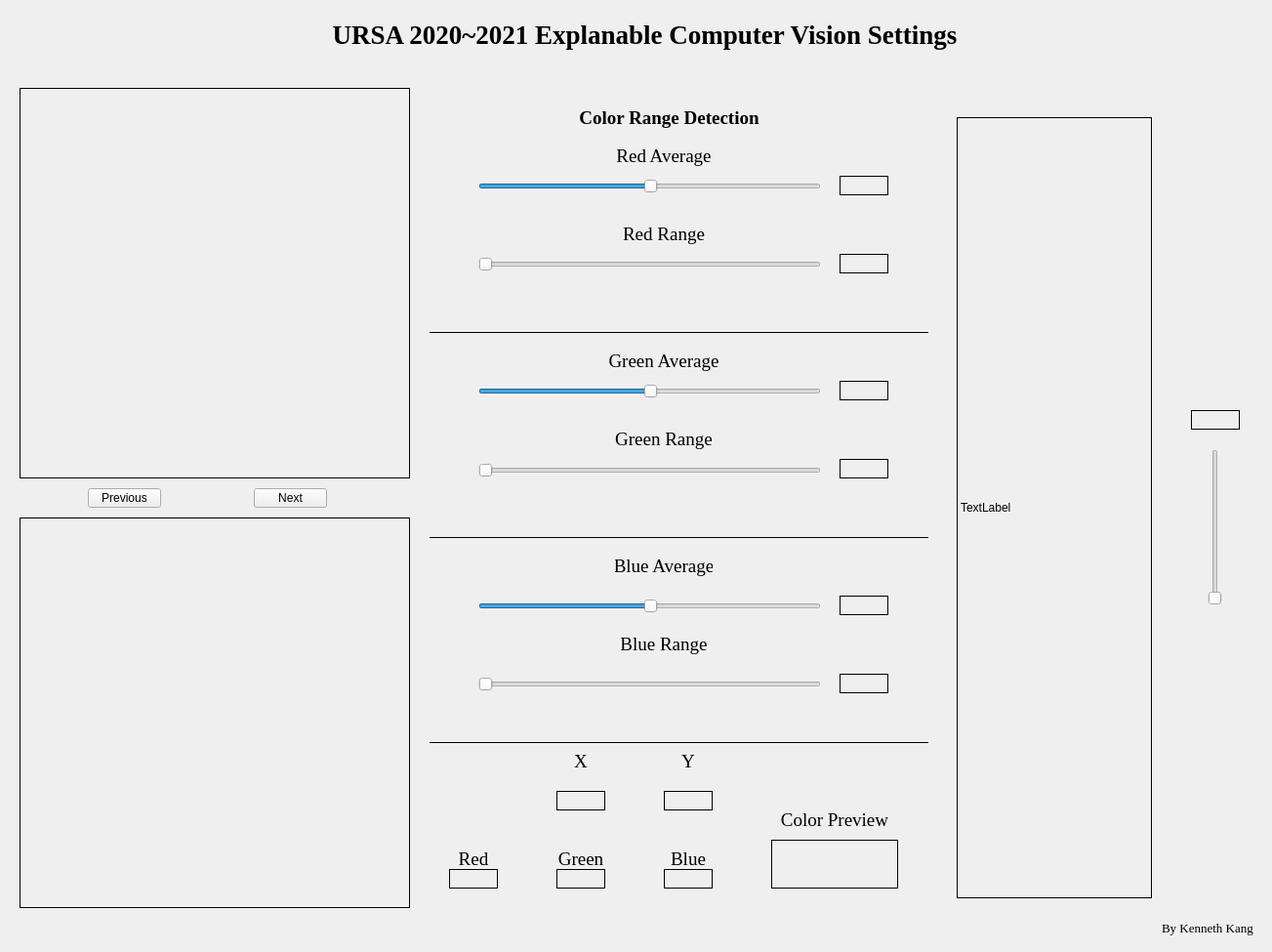
<?xml version="1.0" encoding="UTF-8"?>
<ui version="4.0">
 <class>MainWindow</class>
 <widget class="QMainWindow" name="MainWindow">
  <property name="geometry">
   <rect>
    <x>0</x>
    <y>0</y>
    <width>1303</width>
    <height>975</height>
   </rect>
  </property>
  <property name="windowTitle">
   <string>MainWindow</string>
  </property>
  <widget class="QWidget" name="centralwidget">
   <widget class="QLabel" name="ogImgLbl">
    <property name="geometry">
     <rect>
      <x>20</x>
      <y>90</y>
      <width>400</width>
      <height>400</height>
     </rect>
    </property>
    <property name="frameShape">
     <enum>QFrame::Box</enum>
    </property>
    <property name="text">
     <string/>
    </property>
   </widget>
   <widget class="QLabel" name="executeImgLbl">
    <property name="geometry">
     <rect>
      <x>20</x>
      <y>530</y>
      <width>400</width>
      <height>400</height>
     </rect>
    </property>
    <property name="frameShape">
     <enum>QFrame::Box</enum>
    </property>
    <property name="text">
     <string/>
    </property>
   </widget>
   <widget class="QPushButton" name="nextBtn">
    <property name="geometry">
     <rect>
      <x>260</x>
      <y>500</y>
      <width>75</width>
      <height>20</height>
     </rect>
    </property>
    <property name="text">
     <string>Next</string>
    </property>
   </widget>
   <widget class="QPushButton" name="previousBtn">
    <property name="geometry">
     <rect>
      <x>90</x>
      <y>500</y>
      <width>75</width>
      <height>20</height>
     </rect>
    </property>
    <property name="text">
     <string>Previous</string>
    </property>
   </widget>
   <widget class="QLabel" name="greenAverageText">
    <property name="geometry">
     <rect>
      <x>620</x>
      <y>360</y>
      <width>120</width>
      <height>20</height>
     </rect>
    </property>
    <property name="font">
     <font>
      <family>Times New Roman</family>
      <pointsize>14</pointsize>
      <weight>50</weight>
      <bold>false</bold>
     </font>
    </property>
    <property name="frameShape">
     <enum>QFrame::NoFrame</enum>
    </property>
    <property name="text">
     <string>Green Average</string>
    </property>
    <property name="alignment">
     <set>Qt::AlignCenter</set>
    </property>
   </widget>
   <widget class="QLabel" name="redRangeValue">
    <property name="geometry">
     <rect>
      <x>860</x>
      <y>260</y>
      <width>50</width>
      <height>20</height>
     </rect>
    </property>
    <property name="font">
     <font>
      <family>Times New Roman</family>
      <pointsize>14</pointsize>
     </font>
    </property>
    <property name="frameShape">
     <enum>QFrame::Box</enum>
    </property>
    <property name="text">
     <string/>
    </property>
    <property name="alignment">
     <set>Qt::AlignCenter</set>
    </property>
   </widget>
   <widget class="QLabel" name="greenRangeText">
    <property name="geometry">
     <rect>
      <x>630</x>
      <y>440</y>
      <width>100</width>
      <height>20</height>
     </rect>
    </property>
    <property name="font">
     <font>
      <family>Times New Roman</family>
      <pointsize>14</pointsize>
      <weight>50</weight>
      <bold>false</bold>
     </font>
    </property>
    <property name="frameShape">
     <enum>QFrame::NoFrame</enum>
    </property>
    <property name="text">
     <string>Green Range</string>
    </property>
    <property name="alignment">
     <set>Qt::AlignCenter</set>
    </property>
   </widget>
   <widget class="QSlider" name="greenAverageSlider">
    <property name="geometry">
     <rect>
      <x>490</x>
      <y>390</y>
      <width>351</width>
      <height>22</height>
     </rect>
    </property>
    <property name="maximum">
     <number>255</number>
    </property>
    <property name="value">
     <number>128</number>
    </property>
    <property name="orientation">
     <enum>Qt::Horizontal</enum>
    </property>
   </widget>
   <widget class="QSlider" name="greenRangeSlider">
    <property name="geometry">
     <rect>
      <x>490</x>
      <y>472</y>
      <width>351</width>
      <height>20</height>
     </rect>
    </property>
    <property name="layoutDirection">
     <enum>Qt::LeftToRight</enum>
    </property>
    <property name="maximum">
     <number>127</number>
    </property>
    <property name="value">
     <number>0</number>
    </property>
    <property name="sliderPosition">
     <number>0</number>
    </property>
    <property name="orientation">
     <enum>Qt::Horizontal</enum>
    </property>
   </widget>
   <widget class="QLabel" name="blueAverageText">
    <property name="geometry">
     <rect>
      <x>630</x>
      <y>570</y>
      <width>100</width>
      <height>20</height>
     </rect>
    </property>
    <property name="font">
     <font>
      <family>Times New Roman</family>
      <pointsize>14</pointsize>
      <weight>50</weight>
      <bold>false</bold>
     </font>
    </property>
    <property name="frameShape">
     <enum>QFrame::NoFrame</enum>
    </property>
    <property name="text">
     <string>Blue Average</string>
    </property>
    <property name="alignment">
     <set>Qt::AlignCenter</set>
    </property>
   </widget>
   <widget class="QSlider" name="redRangeSlider">
    <property name="geometry">
     <rect>
      <x>490</x>
      <y>260</y>
      <width>351</width>
      <height>22</height>
     </rect>
    </property>
    <property name="layoutDirection">
     <enum>Qt::LeftToRight</enum>
    </property>
    <property name="maximum">
     <number>127</number>
    </property>
    <property name="value">
     <number>0</number>
    </property>
    <property name="sliderPosition">
     <number>0</number>
    </property>
    <property name="orientation">
     <enum>Qt::Horizontal</enum>
    </property>
   </widget>
   <widget class="QSlider" name="blueRangeSlider">
    <property name="geometry">
     <rect>
      <x>490</x>
      <y>690</y>
      <width>351</width>
      <height>22</height>
     </rect>
    </property>
    <property name="layoutDirection">
     <enum>Qt::LeftToRight</enum>
    </property>
    <property name="maximum">
     <number>127</number>
    </property>
    <property name="sliderPosition">
     <number>0</number>
    </property>
    <property name="orientation">
     <enum>Qt::Horizontal</enum>
    </property>
   </widget>
   <widget class="QSlider" name="blueAverageSlider">
    <property name="geometry">
     <rect>
      <x>490</x>
      <y>610</y>
      <width>351</width>
      <height>22</height>
     </rect>
    </property>
    <property name="maximum">
     <number>255</number>
    </property>
    <property name="value">
     <number>128</number>
    </property>
    <property name="orientation">
     <enum>Qt::Horizontal</enum>
    </property>
   </widget>
   <widget class="Line" name="borderLineWithGB">
    <property name="geometry">
     <rect>
      <x>440</x>
      <y>540</y>
      <width>511</width>
      <height>20</height>
     </rect>
    </property>
    <property name="frameShadow">
     <enum>QFrame::Plain</enum>
    </property>
    <property name="orientation">
     <enum>Qt::Horizontal</enum>
    </property>
   </widget>
   <widget class="QLabel" name="blueRangeText">
    <property name="geometry">
     <rect>
      <x>630</x>
      <y>650</y>
      <width>100</width>
      <height>20</height>
     </rect>
    </property>
    <property name="font">
     <font>
      <family>Times New Roman</family>
      <pointsize>14</pointsize>
      <weight>50</weight>
      <bold>false</bold>
     </font>
    </property>
    <property name="frameShape">
     <enum>QFrame::NoFrame</enum>
    </property>
    <property name="text">
     <string>Blue Range</string>
    </property>
    <property name="alignment">
     <set>Qt::AlignCenter</set>
    </property>
   </widget>
   <widget class="QLabel" name="redRangeText">
    <property name="geometry">
     <rect>
      <x>630</x>
      <y>230</y>
      <width>100</width>
      <height>20</height>
     </rect>
    </property>
    <property name="font">
     <font>
      <family>Times New Roman</family>
      <pointsize>14</pointsize>
      <weight>50</weight>
      <bold>false</bold>
     </font>
    </property>
    <property name="frameShape">
     <enum>QFrame::NoFrame</enum>
    </property>
    <property name="text">
     <string>Red Range</string>
    </property>
    <property name="alignment">
     <set>Qt::AlignCenter</set>
    </property>
   </widget>
   <widget class="QSlider" name="redAverageSlider">
    <property name="geometry">
     <rect>
      <x>490</x>
      <y>180</y>
      <width>351</width>
      <height>22</height>
     </rect>
    </property>
    <property name="maximum">
     <number>255</number>
    </property>
    <property name="sliderPosition">
     <number>128</number>
    </property>
    <property name="orientation">
     <enum>Qt::Horizontal</enum>
    </property>
   </widget>
   <widget class="QLabel" name="blueAverageValue">
    <property name="geometry">
     <rect>
      <x>860</x>
      <y>610</y>
      <width>50</width>
      <height>20</height>
     </rect>
    </property>
    <property name="font">
     <font>
      <family>Times New Roman</family>
      <pointsize>14</pointsize>
     </font>
    </property>
    <property name="frameShape">
     <enum>QFrame::Box</enum>
    </property>
    <property name="text">
     <string/>
    </property>
    <property name="alignment">
     <set>Qt::AlignCenter</set>
    </property>
   </widget>
   <widget class="QLabel" name="blueRangeValue">
    <property name="geometry">
     <rect>
      <x>860</x>
      <y>690</y>
      <width>50</width>
      <height>20</height>
     </rect>
    </property>
    <property name="font">
     <font>
      <family>Times New Roman</family>
      <pointsize>14</pointsize>
     </font>
    </property>
    <property name="frameShape">
     <enum>QFrame::Box</enum>
    </property>
    <property name="text">
     <string/>
    </property>
    <property name="alignment">
     <set>Qt::AlignCenter</set>
    </property>
   </widget>
   <widget class="QLabel" name="redAverageText">
    <property name="geometry">
     <rect>
      <x>630</x>
      <y>150</y>
      <width>100</width>
      <height>20</height>
     </rect>
    </property>
    <property name="font">
     <font>
      <family>Times New Roman</family>
      <pointsize>14</pointsize>
      <weight>50</weight>
      <bold>false</bold>
     </font>
    </property>
    <property name="frameShape">
     <enum>QFrame::NoFrame</enum>
    </property>
    <property name="text">
     <string>Red Average</string>
    </property>
    <property name="alignment">
     <set>Qt::AlignCenter</set>
    </property>
   </widget>
   <widget class="QLabel" name="redAverageValue">
    <property name="geometry">
     <rect>
      <x>860</x>
      <y>180</y>
      <width>50</width>
      <height>20</height>
     </rect>
    </property>
    <property name="font">
     <font>
      <family>Times New Roman</family>
      <pointsize>14</pointsize>
     </font>
    </property>
    <property name="frameShape">
     <enum>QFrame::Box</enum>
    </property>
    <property name="text">
     <string/>
    </property>
    <property name="alignment">
     <set>Qt::AlignCenter</set>
    </property>
   </widget>
   <widget class="QLabel" name="colorRangeText">
    <property name="geometry">
     <rect>
      <x>580</x>
      <y>110</y>
      <width>211</width>
      <height>21</height>
     </rect>
    </property>
    <property name="font">
     <font>
      <family>Times New Roman</family>
      <pointsize>14</pointsize>
      <weight>75</weight>
      <bold>true</bold>
     </font>
    </property>
    <property name="frameShape">
     <enum>QFrame::NoFrame</enum>
    </property>
    <property name="text">
     <string>Color Range Detection</string>
    </property>
    <property name="alignment">
     <set>Qt::AlignCenter</set>
    </property>
   </widget>
   <widget class="QLabel" name="greenAverageValue">
    <property name="geometry">
     <rect>
      <x>860</x>
      <y>390</y>
      <width>50</width>
      <height>20</height>
     </rect>
    </property>
    <property name="font">
     <font>
      <family>Times New Roman</family>
      <pointsize>14</pointsize>
     </font>
    </property>
    <property name="frameShape">
     <enum>QFrame::Box</enum>
    </property>
    <property name="text">
     <string/>
    </property>
    <property name="alignment">
     <set>Qt::AlignCenter</set>
    </property>
   </widget>
   <widget class="Line" name="borderLineWithRG">
    <property name="geometry">
     <rect>
      <x>440</x>
      <y>330</y>
      <width>511</width>
      <height>20</height>
     </rect>
    </property>
    <property name="frameShadow">
     <enum>QFrame::Plain</enum>
    </property>
    <property name="orientation">
     <enum>Qt::Horizontal</enum>
    </property>
   </widget>
   <widget class="QLabel" name="greenRangeValue">
    <property name="geometry">
     <rect>
      <x>860</x>
      <y>470</y>
      <width>50</width>
      <height>20</height>
     </rect>
    </property>
    <property name="font">
     <font>
      <family>Times New Roman</family>
      <pointsize>14</pointsize>
     </font>
    </property>
    <property name="frameShape">
     <enum>QFrame::Box</enum>
    </property>
    <property name="text">
     <string/>
    </property>
    <property name="alignment">
     <set>Qt::AlignCenter</set>
    </property>
   </widget>
   <widget class="Line" name="borderLineWithGB_2">
    <property name="geometry">
     <rect>
      <x>440</x>
      <y>750</y>
      <width>511</width>
      <height>20</height>
     </rect>
    </property>
    <property name="frameShadow">
     <enum>QFrame::Plain</enum>
    </property>
    <property name="orientation">
     <enum>Qt::Horizontal</enum>
    </property>
   </widget>
   <widget class="QLabel" name="yText">
    <property name="geometry">
     <rect>
      <x>680</x>
      <y>770</y>
      <width>50</width>
      <height>20</height>
     </rect>
    </property>
    <property name="font">
     <font>
      <family>Times New Roman</family>
      <pointsize>14</pointsize>
     </font>
    </property>
    <property name="text">
     <string>Y</string>
    </property>
    <property name="alignment">
     <set>Qt::AlignCenter</set>
    </property>
   </widget>
   <widget class="QLabel" name="xText">
    <property name="geometry">
     <rect>
      <x>570</x>
      <y>770</y>
      <width>50</width>
      <height>20</height>
     </rect>
    </property>
    <property name="font">
     <font>
      <family>Times New Roman</family>
      <pointsize>14</pointsize>
     </font>
    </property>
    <property name="text">
     <string>X</string>
    </property>
    <property name="alignment">
     <set>Qt::AlignCenter</set>
    </property>
   </widget>
   <widget class="QLabel" name="xValueText">
    <property name="geometry">
     <rect>
      <x>570</x>
      <y>810</y>
      <width>50</width>
      <height>20</height>
     </rect>
    </property>
    <property name="font">
     <font>
      <family>Times New Roman</family>
      <pointsize>14</pointsize>
     </font>
    </property>
    <property name="frameShape">
     <enum>QFrame::Box</enum>
    </property>
    <property name="text">
     <string/>
    </property>
    <property name="alignment">
     <set>Qt::AlignCenter</set>
    </property>
   </widget>
   <widget class="QLabel" name="colorPreviewText">
    <property name="geometry">
     <rect>
      <x>790</x>
      <y>830</y>
      <width>130</width>
      <height>20</height>
     </rect>
    </property>
    <property name="font">
     <font>
      <family>Times New Roman</family>
      <pointsize>14</pointsize>
     </font>
    </property>
    <property name="text">
     <string>Color Preview</string>
    </property>
    <property name="alignment">
     <set>Qt::AlignCenter</set>
    </property>
   </widget>
   <widget class="QLabel" name="colorPreview">
    <property name="geometry">
     <rect>
      <x>790</x>
      <y>860</y>
      <width>130</width>
      <height>50</height>
     </rect>
    </property>
    <property name="frameShape">
     <enum>QFrame::Box</enum>
    </property>
    <property name="text">
     <string/>
    </property>
    <property name="alignment">
     <set>Qt::AlignCenter</set>
    </property>
   </widget>
   <widget class="QLabel" name="yValueText">
    <property name="geometry">
     <rect>
      <x>680</x>
      <y>810</y>
      <width>50</width>
      <height>20</height>
     </rect>
    </property>
    <property name="font">
     <font>
      <family>Times New Roman</family>
      <pointsize>14</pointsize>
     </font>
    </property>
    <property name="frameShape">
     <enum>QFrame::Box</enum>
    </property>
    <property name="text">
     <string/>
    </property>
    <property name="alignment">
     <set>Qt::AlignCenter</set>
    </property>
   </widget>
   <widget class="QLabel" name="redValueText">
    <property name="geometry">
     <rect>
      <x>460</x>
      <y>890</y>
      <width>50</width>
      <height>20</height>
     </rect>
    </property>
    <property name="font">
     <font>
      <family>Times New Roman</family>
      <pointsize>14</pointsize>
     </font>
    </property>
    <property name="frameShape">
     <enum>QFrame::Box</enum>
    </property>
    <property name="text">
     <string/>
    </property>
    <property name="alignment">
     <set>Qt::AlignCenter</set>
    </property>
   </widget>
   <widget class="QLabel" name="greenValueText">
    <property name="geometry">
     <rect>
      <x>570</x>
      <y>890</y>
      <width>50</width>
      <height>20</height>
     </rect>
    </property>
    <property name="font">
     <font>
      <family>Times New Roman</family>
      <pointsize>14</pointsize>
     </font>
    </property>
    <property name="frameShape">
     <enum>QFrame::Box</enum>
    </property>
    <property name="text">
     <string/>
    </property>
    <property name="alignment">
     <set>Qt::AlignCenter</set>
    </property>
   </widget>
   <widget class="QLabel" name="blueValueText">
    <property name="geometry">
     <rect>
      <x>680</x>
      <y>890</y>
      <width>50</width>
      <height>20</height>
     </rect>
    </property>
    <property name="font">
     <font>
      <family>Times New Roman</family>
      <pointsize>14</pointsize>
     </font>
    </property>
    <property name="frameShape">
     <enum>QFrame::Box</enum>
    </property>
    <property name="text">
     <string/>
    </property>
    <property name="alignment">
     <set>Qt::AlignCenter</set>
    </property>
   </widget>
   <widget class="QLabel" name="redText">
    <property name="geometry">
     <rect>
      <x>460</x>
      <y>870</y>
      <width>50</width>
      <height>20</height>
     </rect>
    </property>
    <property name="font">
     <font>
      <family>Times New Roman</family>
      <pointsize>14</pointsize>
     </font>
    </property>
    <property name="text">
     <string>Red</string>
    </property>
    <property name="alignment">
     <set>Qt::AlignCenter</set>
    </property>
   </widget>
   <widget class="QLabel" name="greenText">
    <property name="geometry">
     <rect>
      <x>570</x>
      <y>870</y>
      <width>50</width>
      <height>20</height>
     </rect>
    </property>
    <property name="font">
     <font>
      <family>Times New Roman</family>
      <pointsize>14</pointsize>
     </font>
    </property>
    <property name="text">
     <string>Green</string>
    </property>
    <property name="alignment">
     <set>Qt::AlignCenter</set>
    </property>
   </widget>
   <widget class="QLabel" name="blueText">
    <property name="geometry">
     <rect>
      <x>680</x>
      <y>870</y>
      <width>50</width>
      <height>20</height>
     </rect>
    </property>
    <property name="font">
     <font>
      <family>Times New Roman</family>
      <pointsize>14</pointsize>
     </font>
    </property>
    <property name="text">
     <string>Blue</string>
    </property>
    <property name="alignment">
     <set>Qt::AlignCenter</set>
    </property>
   </widget>
   <widget class="QLabel" name="commonColorLbl">
    <property name="geometry">
     <rect>
      <x>980</x>
      <y>120</y>
      <width>200</width>
      <height>800</height>
     </rect>
    </property>
    <property name="frameShape">
     <enum>QFrame::Box</enum>
    </property>
    <property name="text">
     <string>TextLabel</string>
    </property>
   </widget>
   <widget class="QSlider" name="commonColorSlider">
    <property name="geometry">
     <rect>
      <x>1220</x>
      <y>460</y>
      <width>50</width>
      <height>160</height>
     </rect>
    </property>
    <property name="layoutDirection">
     <enum>Qt::LeftToRight</enum>
    </property>
    <property name="maximum">
     <number>5</number>
    </property>
    <property name="sliderPosition">
     <number>0</number>
    </property>
    <property name="orientation">
     <enum>Qt::Vertical</enum>
    </property>
    <property name="invertedAppearance">
     <bool>false</bool>
    </property>
    <property name="invertedControls">
     <bool>false</bool>
    </property>
   </widget>
   <widget class="QLabel" name="commonColorValue">
    <property name="geometry">
     <rect>
      <x>1220</x>
      <y>420</y>
      <width>50</width>
      <height>20</height>
     </rect>
    </property>
    <property name="font">
     <font>
      <family>Times New Roman</family>
      <pointsize>14</pointsize>
     </font>
    </property>
    <property name="frameShape">
     <enum>QFrame::Box</enum>
    </property>
    <property name="text">
     <string/>
    </property>
    <property name="alignment">
     <set>Qt::AlignCenter</set>
    </property>
   </widget>
   <widget class="QLabel" name="author">
    <property name="geometry">
     <rect>
      <x>1190</x>
      <y>940</y>
      <width>101</width>
      <height>20</height>
     </rect>
    </property>
    <property name="font">
     <font>
      <family>Times New Roman</family>
      <pointsize>10</pointsize>
     </font>
    </property>
    <property name="text">
     <string>By Kenneth Kang</string>
    </property>
   </widget>
   <widget class="QLabel" name="title">
    <property name="geometry">
     <rect>
      <x>90</x>
      <y>10</y>
      <width>1141</width>
      <height>51</height>
     </rect>
    </property>
    <property name="font">
     <font>
      <family>Times New Roman</family>
      <pointsize>20</pointsize>
      <weight>75</weight>
      <bold>true</bold>
     </font>
    </property>
    <property name="frameShape">
     <enum>QFrame::NoFrame</enum>
    </property>
    <property name="text">
     <string>URSA 2020~2021 Explanable Computer Vision Settings</string>
    </property>
    <property name="alignment">
     <set>Qt::AlignCenter</set>
    </property>
   </widget>
  </widget>
 </widget>
 <resources/>
 <connections/>
</ui>
